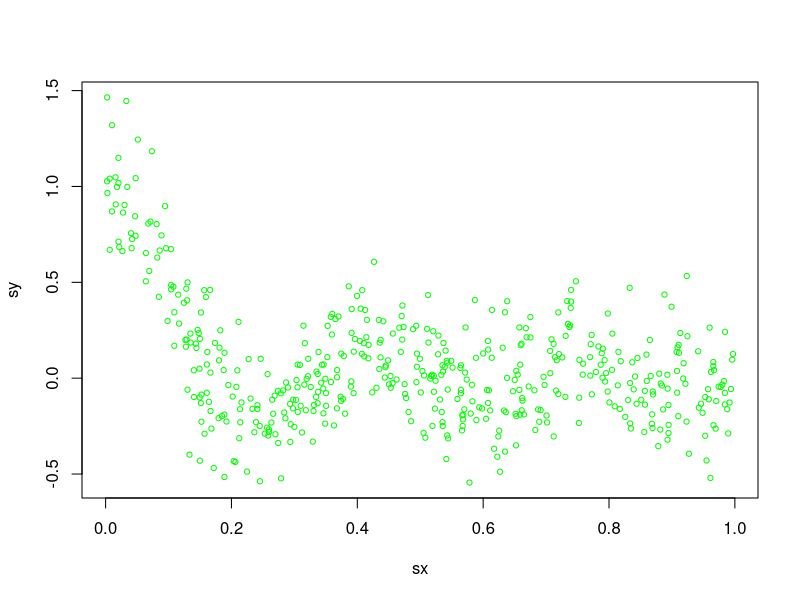

Generate this figure with R: (Note: this script raises an error after producing the figure.)
set.seed(2345)
n = 500
x = runif(n) 
mu = function(x) sin(6*pi*x) / (6*pi*x)
y = mu(x) + 0.2 * rnorm(n)
xydat = data.frame(sx=sort(x),sy=y[order(x)])
plot(xydat, cex=0.7, col = "green")


# Regression spline
#library(splines)
lm1 = lm(sy ~ bs(sx), data = xydat) 
summary(lm1)
with(data=xydat, lines(sx, lm1$fit, col=4))
lm1 = lm(sy ~ bs(sx, df=7), data = xydat)
summary(lm1)
with(data=xydat, lines(sx, lm1$fit, col=6))
lm1 = lm(sy ~ bs(sx, knots=quantile(sx,probs=c(.2,.4,.6, .8))), data = xydat)
with(data=xydat, lines(sx, lm1$fit, col=1))
lm1 = lm(sy ~ bs(sx, knots = c(.2, .4, .6, .8)), data = xydat)
with(data=xydat, lines(sx, lm1$fit, col=2))

# Use df=7 for fresh fit
plot(xydat, cex=0.7, col = "green")
lm1 = lm(sy ~ bs(sx, df=7), data = xydat)
with(data=xydat, lines(sx, lm1$fit, col=2))
with(data=xydat, lines(sx, mu(sx),  col=1, lwd = 1.5))
legend("topright", c("True function","Regression spline, df 7"),
       lty=1, col=c(1,2), lwd = c(1.5,1))

# Natural spline 
library(Epi)
lm2 = lm(sy ~ Ns(sx, df=7), data = xydat)
with(data=xydat, lines(sx, lm2$fit, col=4))
legend("topright", c("True function","Regression spline, df 7","Natural spline, df 7"),
       lty=1, col=c(1,2,4), lwd = c(1.5,1,1))

# Compare standard errors of fit
mean(predict(lm1, newdata=xydat, se.fit=TRUE)$se.fit[496:500]) # cubic spline
mean(predict(lm2, newdata=xydat, se.fit=TRUE)$se.fit[496:500]) # natural cubic spline

# Smoothing spline
ss3 = with(data=xydat,
           smooth.spline(sx, sy, df=7))
lines(ss3, col = 6)
legend("topright", 
       c("True function","Regression spline, df 7",
         "Natural spline, df 7","Smoothing spline, df 7"),
       lty=1, col=c(1,2,4,6), lwd = c(1.5,1,1,1))

plot(xydat, cex=0.7, col = "green")
with(data=xydat, lines(smooth.spline(sx, sy, df=7), col=6))
with(data=xydat, lines(smooth.spline(sx, sy, lambda = 0.001), col=4))
